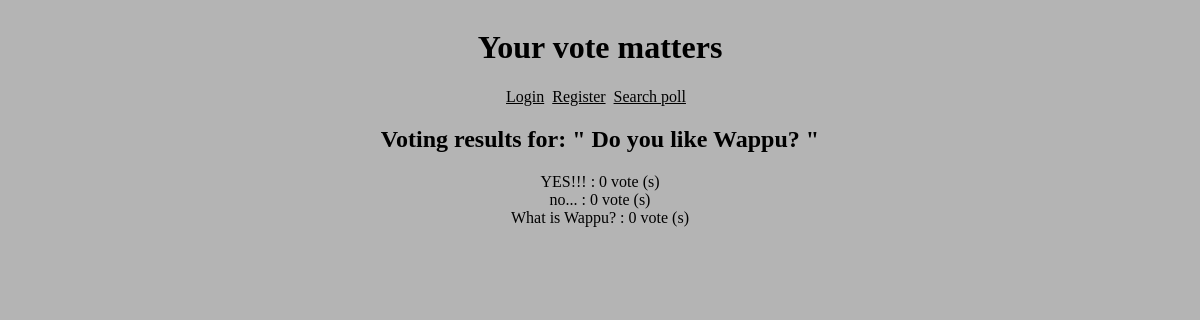
Screenshot of /results/28130344/ with the database file from the repository.
### polls/models.py (models this page shows, shortened)
class Poll(models.Model):
    question = models.CharField(max_length=255, blank=False, null=False)
    option_one = models.CharField(max_length=50)
    option_two = models.CharField(max_length=50)
    option_three = models.CharField(max_length=50)
    option_one_votes = models.IntegerField(default=0)
    option_two_votes = models.IntegerField(default=0)
    option_three_votes = models.IntegerField(default=0)
    user = models.ForeignKey(CustomUser, on_delete=models.CASCADE)

### polls/views.py (the view)
# urls.py: path('results/<poll_id>/', views.results_view, name='results'),
@csrf_exempt
def results_view(request, poll_id):
    poll = Poll.objects.get(pk=poll_id)
    context =  {
        'poll': poll ,
    }
    return render(request, 'polls/results.html', context)

### polls/templates/polls/results.html (shortened to what this page needs)
{% extends "polls/base.html" %}
{% block content %}
<div class="results">
    <h2>Voting results for: " {{ poll.question }} "</h2>
    <div class="option">
        {{ poll.option_one }} :
        {{ poll.option_one_votes }}
        vote (s)
    </div>
    <div class="option">
        {{ poll.option_two }} :
        {{ poll.option_two_votes }}
        vote (s)
    </div>
    <div class="option">
        {{ poll.option_three }} :
        {{ poll.option_three_votes }}
        vote (s)
    </div>
</div>
{% endblock %}

### polls/static/base.css (style rules this page uses)
body { background-color: rgb(180, 180, 180); display: flex; flex-direction: column; }
.results { text-align: center; display: flex; flex-direction: column; }

### rows the page displays
Poll: question "Do you like Wappu?", option_one "YES!!!", option_one_votes "0", option_two "no...", option_two_votes "0", option_three "What is Wappu?", option_three_votes "0"
